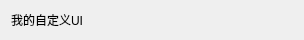
<?xml version="1.0" encoding="UTF-8"?>
<ui version="4.0">
 <class>UtilTest</class>
 <widget class="QWidget" name="UtilTest">
  <property name="geometry">
   <rect>
    <x>0</x>
    <y>0</y>
    <width>304</width>
    <height>31</height>
   </rect>
  </property>
  <layout class="QVBoxLayout" name="verticalLayout">
   <item>
    <widget class="QLabel" name="UtilTest_Label">
     <property name="text">
      <string>我的自定义UI</string>
     </property>
    </widget>
   </item>
  </layout>
 </widget>
 <resources/>
 <connections/>
</ui>
